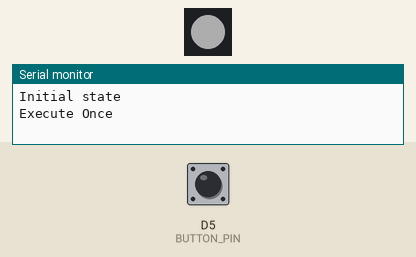
Simulated run of this program. Board: ESP8266 (Wemos D1 mini). Parts: 1 RGB LEDs in strip order, left to right, the last lines printed to the serial monitor. The test bench sets the inputs (shaded band); at power-on: D5 (BUTTON_PIN) HIGH. Dim RGB values are drawn brighter than linear; WiFi joins after 1.5 s; servers stay silent unless stated; random numbers use the default seed unless the program sets one; EEPROM starts erased; no MQTT or app messages arrive unless stated.

Above: at 1.1 s.
At 8.9 s:
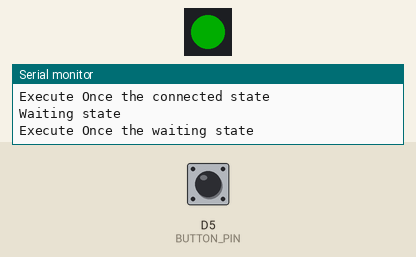
9.0 s: D5 (BUTTON_PIN) pulled LOW for 0.15 s
At 9.9 s:
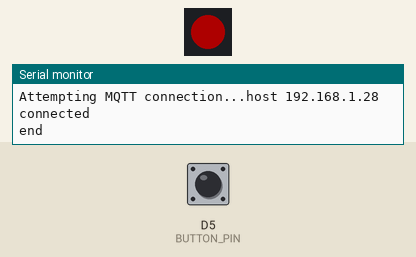
Timing chart, 0 to 12.0 s (numbered marks = the images above; inputs shaded):
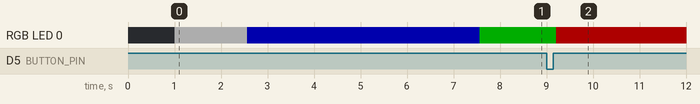

Measured:
- after the input at 9.0 s, RGB LED 0: RGB(0, 50, 0) → RGB(50, 0, 0) after 0.21 s

The program:

main.cpp
```cpp
#include <Arduino.h>
#include <StateMachine.h>
#include <ESP8266WiFi.h> //Import ESP 8266 WiFi library
#include <WiFiManager.h>

#include <PubSubClient.h>

// #include <DNSServer.h>
// #include <ESP8266WebServer.h>

#include <Adafruit_NeoPixel.h>
#include "OneButton.h"
#include "mqtt_manager.h"

#define NUM_LEDS 1

#define PIN D7
#define NUMPIXELS 1

#define BUTTON_PIN D5

Adafruit_NeoPixel pixels(NUMPIXELS, PIN, NEO_GRB + NEO_KHZ800);

unsigned long processStartTime = 0;

bool connected = false;
bool startPressed = false;
StateMachine machine = StateMachine();

OneButton button(BUTTON_PIN, true);

WiFiClient espClient;
PubSubClient client(espClient);
MqttManager *mqtt;

bool redState = false;

unsigned long lastMsg = 0;
#define MSG_BUFFER_SIZE (50)
char msg[MSG_BUFFER_SIZE];
int value = 0;

void initAction()
{

  // Local intialization. Once its business is done, there is no need to keep it around
  WiFiManager wifiManager;
  wifiManager.autoConnect("Yogurt maker");
  // if you get here you have connected to the WiFi
  Serial.println("connected...yeey :)");
  mqtt = new MqttManager(&client);
  connected = true;
}
void checkConnected();

void greenLed()
{
  pixels.setPixelColor(0, pixels.Color(0, 255, 0));

  pixels.show();
  delay(1000);
}

void whiteLed()
{
  pixels.setPixelColor(0, pixels.Color(255, 255, 255));

  pixels.show();
}
void blueLed()
{
  pixels.setPixelColor(0, pixels.Color(0, 0, 255));
  pixels.show();
}
void redLed()
{
  pixels.setPixelColor(0, pixels.Color(255, 0, 0));
  pixels.show();
}

State *initialState = machine.addState([]()
                                       {
  if(machine.executeOnce){
    Serial.println("Initial state");
    Serial.println("Execute Once");
    whiteLed();
    initAction();

  } });

State *connectedState = machine.addState([]()
                                         {
  if(machine.executeOnce){
    Serial.println("Connected state");
    Serial.println("Execute Once the connected state");
    //digitalWrite(LED,!digitalRead(LED));
    blueLed();
  } });

State *waitingState = machine.addState([]()
                                       {
  if(machine.executeOnce)
  {
    Serial.println("Waiting state");
    Serial.println("Execute Once the waiting state");
    button.attachClick( [](){
      Serial.println("Clicked");
      startPressed = true;
    });
    greenLed();
    //digitalWrite(LED,!digitalRead(LED));
  }
   button.tick(); });

State *runningState = machine.addState([]()
                                       {
if( machine.executeOnce){
  redLed();
  redState = true;

  mqtt->SendStatus("launched!");

} });

void test()
{
}

void setup()
{

  Serial.begin(9600);
  pixels.begin();
  pixels.setBrightness(50);

  // Adding transitions
  initialState->addTransition([]()
                              { return connected; },
                              connectedState);

  connectedState->addTransition([]()
                                {
                                delay( 5000);
                                return true; },
                                waitingState);
  waitingState->addTransition([]()
                              {
    if( startPressed)
    {
      processStartTime = millis();
      startPressed = false;
      return true;
    }
    return false; },
                              runningState);

  runningState->addTransition([]()
                              {
    unsigned long currentTime = millis();
    unsigned long deltaTime = currentTime-processStartTime;
    if( deltaTime > 1000*60*2){
      return true;
    }
    return false; },
                              waitingState);

  pinMode(D5, INPUT_PULLUP);
  delay(1000);

}

void loop()
{
  machine.run();
  if (redState)
  {
    redState = false;
    Serial.println("end");
  }

  client.loop();
  /*
    unsigned long now = millis();
    if (now - lastMsg > 2000)
    {
      lastMsg = now;
      ++value;
      snprintf(msg, MSG_BUFFER_SIZE, "hello world #%ld", value);
      Serial.print("Publish message: ");
      Serial.println(msg);
      client.publish("outTopic", msg);
    }
    */
}
```

mqtt_manager.cpp
```cpp
#include <mqtt_manager.h>
#include <ESP8266WiFi.h>

MqttManager::MqttManager(PubSubClient *client)
{
    prefs = new Preferences();

    prefs->begin("mqtt", true);
    this->host = prefs->getString("host", "notset");
   // this->host = "notset";
    this->channel = prefs->getString("channel");
    this->username = prefs->getString("username");
    this->password = prefs->getString("password");
    prefs->end();
    delete (prefs);

    Serial.println("Mqttmanager constructor");
    Serial.println(this->host);
    Serial.println(client->state());
    Serial.println(WiFi.localIP());
    this->mqttClient = client;

    if (!this->host.equals("notset"))
    {
        isSet = true;
        this->mqttClient = client;
        this->mqttClient->setServer(this->host.c_str(), 1883);
    }
}

MqttManager::~MqttManager()
{
    if (prefs != nullptr)
    {
        delete (prefs);
    }
}

void MqttManager::SendStatus(String step)
{
    // IPAddress server(192, 168, 1, 28);
    /*  bool connected = this->mqttClient->connect("42", this->username.c_str(), this->password.c_str());
      Serial.print("Connected ");
      Serial.println(connected);
      Serial.print("Publish message: ");
      Serial.println("hello");
      this->mqttClient->publish(this->channel.c_str(), "hello");
      */
    if (!isSet)
    {
        this->FirstInit();
    }

    if (!this->mqttClient->connected())
    {
        Reconnect();
         this->mqttClient->publish(this->channel.c_str(), step.c_str());
    }
}

void MqttManager::Reconnect()
{
    // Loop until we're reconnected
    while (!this->mqttClient->connected())
    {
        Serial.print("Attempting MQTT connection...");
        // Create a random client ID
        String clientId = "ESP8266Client-";
        clientId += String(random(0xffff), HEX);

        Serial.print("host ");
        Serial.println(this->host.c_str());
        // Attempt to connect
        if (this->mqttClient->connect(clientId.c_str(), this->username.c_str(), this->password.c_str()))
        {
            Serial.println("connected");
            // Once connected, publish an announcement...

            // ... and resubscribe
            //  client.subscribe("inTopic");
        }
        else
        {
            Serial.print("failed, rc=");
            Serial.print(this->mqttClient->state());
            Serial.println(" try again in 5 seconds");
            // Wait 5 seconds before retrying
            delay(5000);
        }
    }
}

void MqttManager::FirstInit()
{
    this->host = "192.168.1.28";
    this->channel = "yogurt";
    this->username = "cedric";
    this->password = "test";
    prefs = new Preferences();
    prefs->begin("mqtt", false);
    prefs->putString("host", this->host);
    prefs->putString("channel", this->channel);
    prefs->putString("username", this->username);
    prefs->putString("password", this->password);

    prefs->end();
    isSet = true;

    this->mqttClient->setServer(this->host.c_str(), 1883);
}
```

mqtt_manager.h
```cpp
#pragma once
#include <Arduino.h>
#include <Preferences.h>
#include <PubSubClient.h>

class MqttManager
{
public:
    MqttManager(PubSubClient *client);
    ~MqttManager();
    void SendStatus(String step);

    bool IsSet() { return isSet; }
    void FirstInit();

private:
    String host;
    String channel;
    String username;
    String password;
    Preferences *prefs;

    PubSubClient *mqttClient;

    void Reconnect();

    bool isSet = false;
};
```
